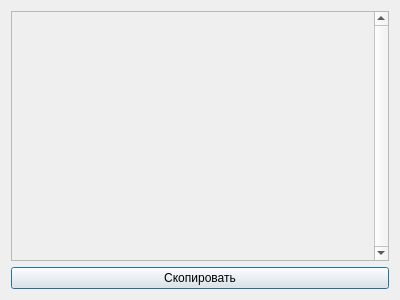
<?xml version="1.0" encoding="UTF-8"?>
<ui version="4.0">
 <class>Order</class>
 <widget class="QDialog" name="Order">
  <property name="geometry">
   <rect>
    <x>0</x>
    <y>0</y>
    <width>400</width>
    <height>300</height>
   </rect>
  </property>
  <property name="maximumSize">
   <size>
    <width>600</width>
    <height>600</height>
   </size>
  </property>
  <property name="windowTitle">
   <string>Dialog</string>
  </property>
  <layout class="QVBoxLayout" name="verticalLayout">
   <item>
    <widget class="QScrollArea" name="scrollArea">
     <property name="verticalScrollBarPolicy">
      <enum>Qt::ScrollBarAlwaysOn</enum>
     </property>
     <property name="widgetResizable">
      <bool>true</bool>
     </property>
     <widget class="QWidget" name="scrollAreaWidgetContents">
      <property name="geometry">
       <rect>
        <x>0</x>
        <y>0</y>
        <width>366</width>
        <height>250</height>
       </rect>
      </property>
      <layout class="QVBoxLayout" name="verticalLayout_2">
       <item>
        <widget class="QLabel" name="label">
         <property name="text">
          <string/>
         </property>
        </widget>
       </item>
      </layout>
     </widget>
    </widget>
   </item>
   <item>
    <widget class="QPushButton" name="pushButton">
     <property name="text">
      <string>Скопировать</string>
     </property>
    </widget>
   </item>
  </layout>
 </widget>
 <resources/>
 <connections/>
</ui>
